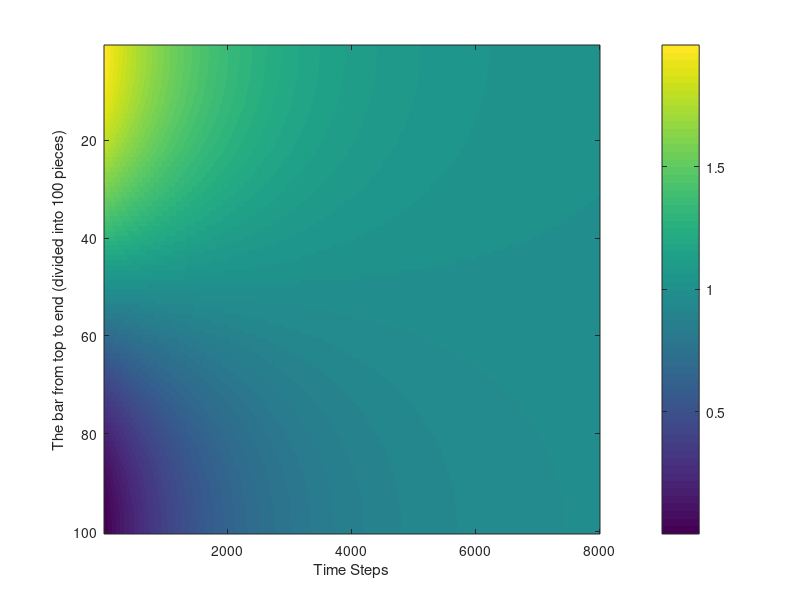

Here is the MATLAB script that generated this plot:
% NUMERICALLY SIMULATE DIFFUSION EQUATION BY EXPLICIT METHOD

% Prepare the Editor, Workspace and Command Window
clc
clear
close all

% SETTING CONSTANTS
k = 1;      % DIFFUSIVITY
dt = 0.00005; % TIME STEP
dx = 0.01;   % SPACIAL STEP(IN THE CASE OF ONE DIMENSION)
c = (k*dt)/(dx*dx); % CFL CONDITION

X = 1;    % UNIT LENGTH OF SPACIAL DOMAIN
T = 0.4;    % WHOLE TIME FOR APPROXIMATION
N = T/dt; % NUMBERS OF TIME STEPS
M = X/dx; % NUMBERS OF SPACIAL STEPS

U = zeros(M,N); % INITIALIZE ALL ZEROES FOR MATRIX

% INITIALIZING CONDITIONS

for k = 2:1:M-1
    U(k,1) = 1+ cos(pi.*(k/M)); % GIVEN BY f(x)=1+cos(pi.*x)
end

% APPROXIMATION

for j = 1:1:N-1
    for i = 2:1:M-1
        U(1,j) = U(2,j); % ZERO BOUNDARY CONDITON
        U(M,j) = U(M-1,j); % ZERO BOUNDARY CONDITION
        U(i,j+1) = U(i,j)+c.*(U(i-1,j)-2.*U(i,j)+U(i+1,j)); % DISCRETE APPROXIMATION OF THE PDE
    end
end

% COMPLETING BOUNDARY CONDITIONS AT THE FINAL TIME STEP 
U(1,N) = U(2,N);
U(M,N) = U(M-1,N);

% PLOTTING THE GRAPH
imagesc(U)
xlabel('Time Steps');
ylabel('The bar from top to end (divided into 100 pieces)');
colorbar
